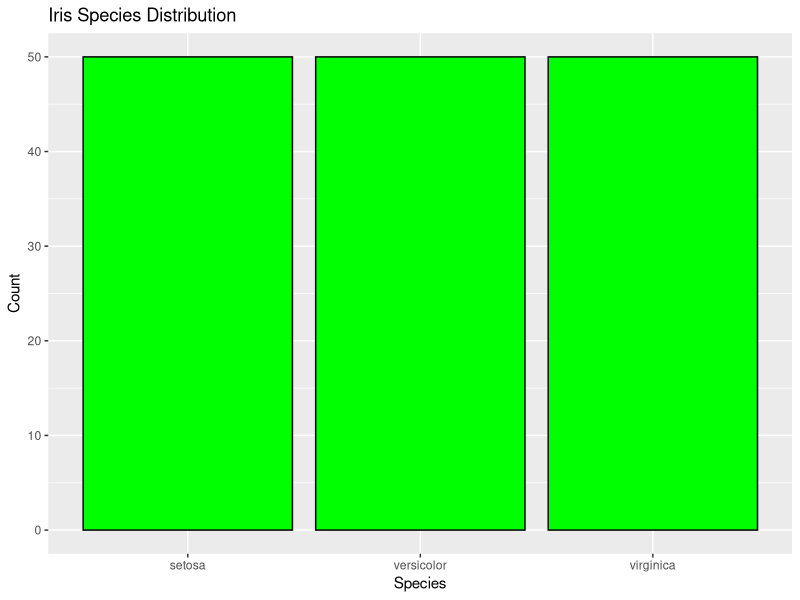
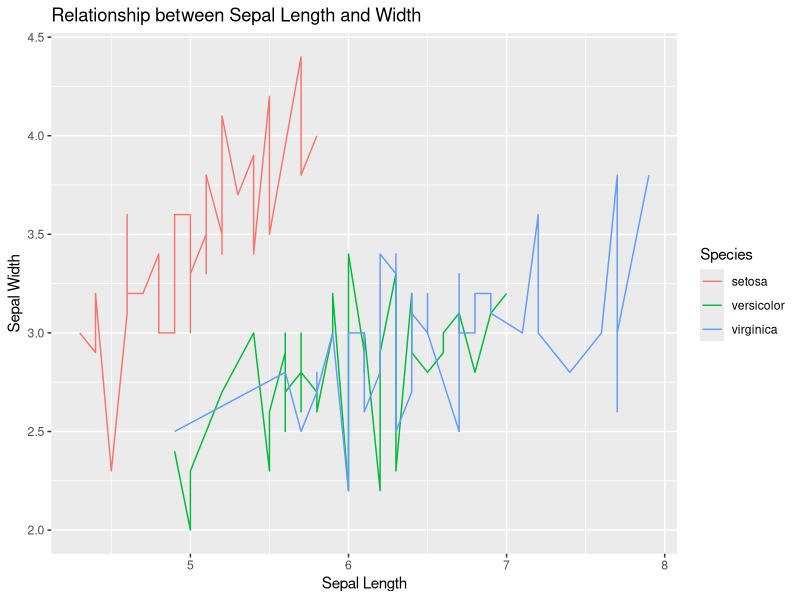
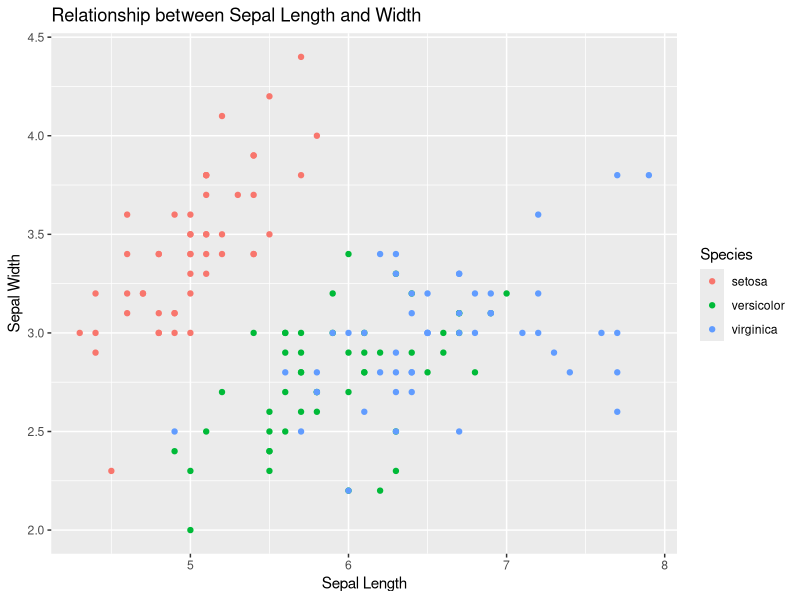
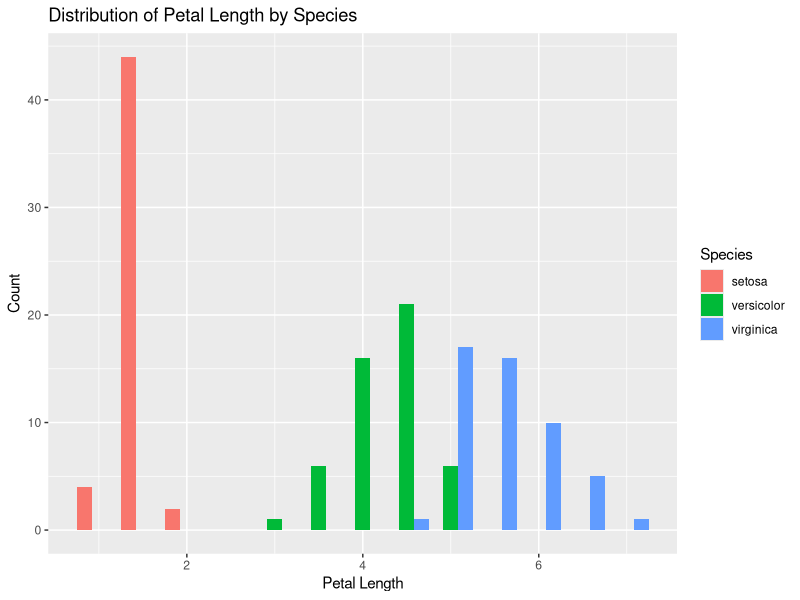
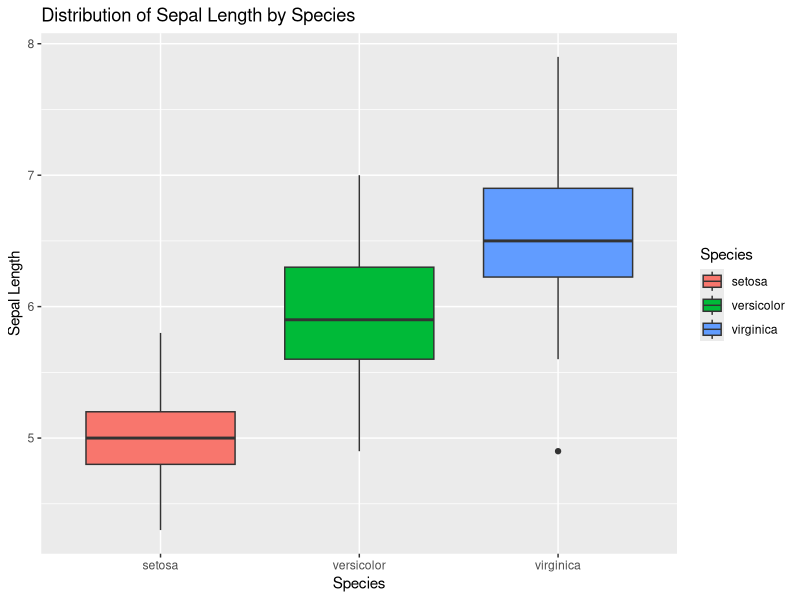

Generate these figures, in order, with R:
# Load libraries
install.packages("ggplot2")
library(ggplot2)
library(datasets)
data(iris)
summary(iris)
require(ggplot2)
# Task 1: Bar Chart
# Create a bar chart showing the distribution of different species in the "iris" dataset

ggplot(iris, aes(x = Species)) + 
  geom_bar(fill = "green", color = "black") +
  labs(title = "Iris Species Distribution", x = "Species", y = "Count")

# Task 2: Line Chart
# Create a line chart displaying the relationship between sepal length and sepal width, using different colors for each species
ggplot(iris, aes(x = Sepal.Length, y = Sepal.Width, color = Species)) +
  geom_line() +
  labs(title = "Relationship between Sepal Length and Width", x = "Sepal Length", y = "Sepal Width")

# Task 3: Scatter Plot
# Create a scatter plot showing the relationship between sepal length and sepal width, with colors indicating different species
ggplot(iris, aes(x = Sepal.Length, y = Sepal.Width, color = Species)) +
  geom_point() +
  labs(title = "Relationship between Sepal Length and Width", x = "Sepal Length", y = "Sepal Width")


# Task 4: Histogram
# Create a histogram to visualize the distribution of petal length for each species
ggplot(iris, aes(x = Petal.Length, fill = Species)) +
  geom_histogram(binwidth = 0.5, position = "dodge") +
  labs(title = "Distribution of Petal Length by Species", x = "Petal Length", y = "Count")
#Used Freedman-Diaconis Rule to determine binwith =  (2 * IQR) / (length(iris$Petal.Length)^(1/3))

# Task 5: Box Plot
# Create a box plot showcasing the distribution of sepal lengths for each species
ggplot(iris, aes(x = Species, y = Sepal.Length, fill = Species)) +
  geom_boxplot() +
  labs(title = "Distribution of Sepal Length by Species", x = "Species", y = "Sepal Length")


# Observations

# The bar graph gave the information that we have 50 data of each iris species as info.
#Setosa is unique in its ratio from sepal length vs width ratio the other 2 are similar.
#Setosa is by enlarge petal length of 1 while versicolor and virginca vary more but, the create a bell curve.
#Finally with a box plot we can see that sepal length the are clearly generally distinct and could be a good way to figure out the 
#difference among the species through sepal length.
